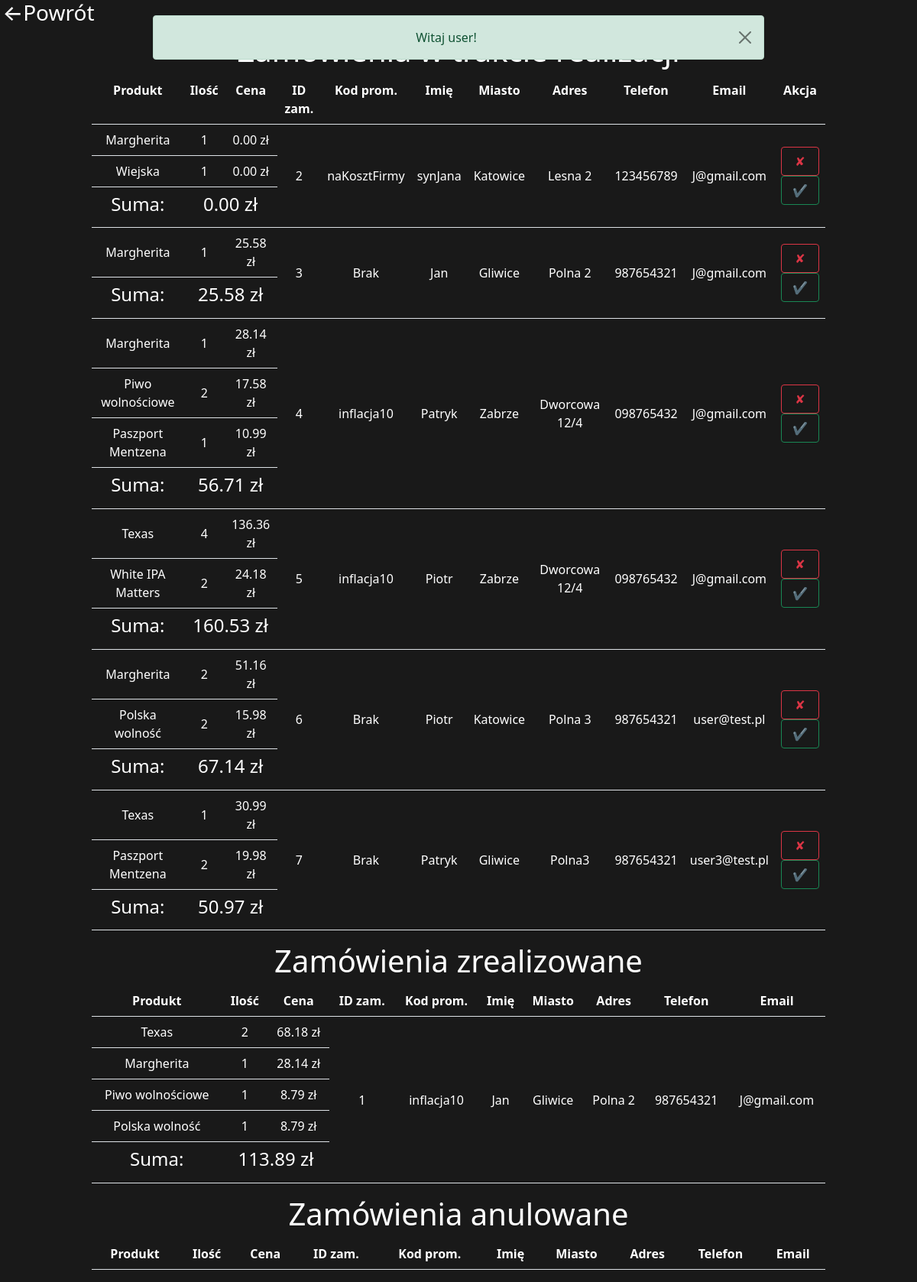
Screenshot of /employee_panel.php (signed in) with the database file from the repository.
### tables this page shows
CREATE TABLE `orders` (
  `idOrders` int(11) NOT NULL,
  `idUser` int(11) NOT NULL,
  `idProduct` int(11) NOT NULL,
  `number` int(3) NOT NULL
);

CREATE TABLE `menu` (
  `id` int(11) NOT NULL,
  `name` varchar(20) NOT NULL,
  `category` enum('Pizza','Piwo') NOT NULL,
  `price` double(6,2) NOT NULL,
  `photo` varchar(40) NOT NULL,
  `description` longtext NOT NULL
);

### paths.php (called while the page is built, shortened)
<?php
$pHome                 = "index.php";
$pEmployeePanelConfirm = "employee_panel_confirm.php";
$pEmployeePanelCancel  = "employee_panel_cancel.php";

### employee_panel.php (the view, shortened to what this page needs)
<!DOCTYPE HTML>
<html>
<head>
  <link href="https://cdn.jsdelivr.net/npm/bootstrap@5.1.3/dist/css/bootstrap.min.css" rel="stylesheet">
</head>
<body>
  <div class='absolute'>
    <?php
    if (isset($_SESSION['general_message'])) {
      echo $_SESSION['general_message'];
    }
    ?>
  </div>
</body>
</html>
<?php
require_once("paths.php");
$dbConnected = true;
if (isset($_SESSION['user_permission']) && ($_SESSION['user_permission'] == "admin" || $_SESSION['user_permission'] == "employee")) {
  if ($dbConnected) {
    $queryProducts = "SELECT o.idOrders, m.name AS pizza, o.number, m.price * o.number * (1 - (d.discount/100)) AS price FROM orders o
        INNER JOIN ordersdetails od ON od.idOrders = o.idOrders
        INNER JOIN menu m ON o.idProduct = m.id
        LEFT OUTER JOIN discounts d ON d.code = od.discountCode
        WHERE od.Status = 'W trakcie realizacji' ORDER BY o.idOrders";
    $queryDetails = "SELECT DISTINCT o.idOrders, od.discountCode, od.name, od.city, od.address, od.phone, u.email FROM ordersdetails od
         INNER JOIN orders o ON od.idOrders = o.idOrders
         INNER JOIN users u ON o.idUser = u.id
         WHERE od.Status = 'W trakcie realizacji' ORDER BY o.idOrders";
    $queryCount = "SELECT idOrders, count(*) AS count FROM orders GROUP BY idOrders";
    try {
      $sth = $dbh->query($queryProducts);
    } catch (Exception $e) {
      $_SESSION['general_message'] = ErrorMessageGenerator("Błąd podczas wykonywania zapytania do bazy danych");
      $_SESSION['general_message'] .= ErrorMessageGenerator($e);
    }
    try {
      $sthCount = $dbh->query($queryCount);
    } catch (Exception $e) {
      $_SESSION['general_message'] = ErrorMessageGenerator("Błąd podczas wykonywania zapytania drugiego do bazy danych");
      $_SESSION['general_message'] .= ErrorMessageGenerator($e);
    }
    try {
      $sthDetails = $dbh->query($queryDetails);
    } catch (Exception $e) {
      $_SESSION['general_message'] = ErrorMessageGenerator("Błąd podczas wykonywania zapytania trzeciego do bazy danych");
      $_SESSION['general_message'] .= ErrorMessageGenerator($e);
    }
    echo "<a href='$pHome' style='text-decoration: none; color: white;'><h3 style='width: 127px;text-align: center;'> ←Powrót</h3></a>";
    echo "<h1 style='text-align: center;'>Zamówienia w trakcie realizacji</h1>";
    echo '<table class="center table " style="width: 80%; margin-left:auto; margin-right:auto">
            <tr>
                <th>Produkt</th>
                <th>Ilość</th>
                <th>Cena</th>
                <th>ID zam.</th>
                <th>Kod prom.</th>
                <th>Imię</th>
                <th>Miasto</th>
                <th>Adres</th>
                <th>Telefon</th>
                <th>Email</th>
                <th>Akcja</th>
            </tr>';
    $arrCount = $sthCount->fetchAll();
    $prevId = -1;
    $sum = 0;
    $i = 1;
    while ($row = $sth->fetch()) {
      $count = 1;
      foreach ($arrCount as $key => $val) {
        if ($val['idOrders'] == $row['idOrders']) {
          $count = $arrCount[$key]['count'] + 1;
          break;
        }
      }
      $price = number_format($row['price'], 2);
      echo "
            <tr >
                <td class='align-middle'>{$row['pizza']}</td>
                <td class='align-middle'>{$row['number']}</td>
                <td class='align-middle'>$price zł</td>
                ";
      $sum += $row['price'];
      if ($prevId != $row['idOrders']) {
        $prevId = $row['idOrders'];
        $rowDetails = $sthDetails->fetch();
        echo "
                <td rowspan='$count'class='align-middle'>{$row['idOrders']}</td>
                <td rowspan='$count'class='align-middle'>{$rowDetails['discountCode']}</td>
                <td rowspan='$count'class='align-middle'>{$rowDetails['name']}</td>
                <td rowspan='$count'class='align-middle'>{$rowDetails['city']}</td>
                <td rowspan='$count'class='align-middle'>{$rowDetails['address']}</td>
                <td rowspan='$count'class='align-middle'>{$rowDetails['phone']}</td>
                <td rowspan='$count'class='align-middle'>{$rowDetails['email']}</td>
                    <td rowspan='$count' class='align-middle'>
                    <form method='post' action='$pEmployeePanelCancel'>
                    <button name='cancel' class='btn btn-outline-danger align-middle' style='width: 50px' type='submit' value='{$row['idOrders']}'>✘</button>
                    </form>
                    <form method='post' action='$pEmployeePanelConfirm'>
                    <button name='confirm' class='btn btn-outline-success align-middle' style='width: 50px' type='submit' value='{$row['idOrders']}'>✔</button>
                    </form>
                    </td>";
      }
      echo "</tr>";
      $i++;
      if ($i == $count) {
        $sum = number_format($sum, 2);
        echo " <td class='align-middle' ><h4>Suma:</h4> </td> ";
        echo " <td colspan='2'class='align-middle' ><h4>$sum zł</h4> </td> ";
        $sum = 0;
        $i = 1;
      }
    }
    echo '</table>';
    $queryProducts = "SELECT o.idOrders, m.name AS pizza, o.number, m.price * o.number * (1 - (d.discount/100)) AS price FROM orders o
        INNER JOIN ordersdetails od ON od.idOrders = o.idOrders
        INNER JOIN menu m ON o.idProduct = m.id
        LEFT OUTER JOIN discounts d ON d.code = od.discountCode
        WHERE od.Status = 'Zrealizowano' ORDER BY o.idOrders";
    $queryDetails = "SELECT DISTINCT o.idOrders, od.discountCode, od.name, od.city, od.address, od.phone, u.email FROM ordersdetails od
         INNER JOIN orders o ON od.idOrders = o.idOrders
         INNER JOIN users u ON o.idUser = u.id
         WHERE od.Status = 'Zrealizowano' ORDER BY o.idOrders";
    try {
      $sth = $dbh->query($queryProducts);
    } catch (Exception $e) {
      $_SESSION['general_message'] = ErrorMessageGenerator("Błąd podczas wykonywania zapytania do bazy danych");
      $_SESSION['general_message'] .= ErrorMessageGenerator($e);
    }
    try {
      $sthDetails = $dbh->query($queryDetails);
    } catch (Exception $e) {
      $_SESSION['general_message'] = ErrorMessageGenerator("Błąd podczas wykonywania zapytania trzeciego do bazy danych");
      $_SESSION['general_message'] .= ErrorMessageGenerator($e);
    }
    echo "<h1 style='text-align: center;'>Zamówienia zrealizowane</h1>";
    echo '<table class="center table " style="width: 80%; margin-left:auto; margin-right:auto">
            <tr>
                <th>Produkt</th>
                <th>Ilość</th>
                <th>Cena</th>
                <th>ID zam.</th>
                <th>Kod prom.</th>
                <th>Imię</th>
                <th>Miasto</th>
                <th>Adres</th>
                <th>Telefon</th>
                <th>Email</th>
            </tr>';
    $prevId = -1;
    $sum = 0;
    $i = 1;
    while ($row = $sth->fetch()) {
      $count = 1;
      foreach ($arrCount as $key => $val) {
        if ($val['idOrders'] == $row['idOrders']) {
          $count = $arrCount[$key]['count'] + 1;
          break;
        }
      }
      $price = number_format($row['price'], 2);
      echo "
            <tr >
                <td class='align-middle'>{$row['pizza']}</td>
                <td class='align-middle'>{$row['number']}</td>
                <td class='align-middle'>$price zł</td>
                ";
      $sum += $row['price'];
      if ($prevId != $row['idOrders']) {
        $prevId = $row['idOrders'];
        $rowDetails = $sthDetails->fetch();
        echo "
                <td rowspan='$count'class='align-middle'>{$row['idOrders']}</td>
                <td rowspan='$count'class='align-middle'>{$rowDetails['discountCode']}</td>
                <td rowspan='$count'class='align-middle'>{$rowDetails['name']}</td>
                <td rowspan='$count'class='align-middle'>{$rowDetails['city']}</td>
                <td rowspan='$count'class='align-middle'>{$rowDetails['address']}</td>
                <td rowspan='$count'class='align-middle'>{$rowDetails['phone']}</td>
                <td rowspan='$count'class='align-middle'>{$rowDetails['email']}</td>
";
      }
      echo "</tr>";
      $i++;
      if ($i == $count) {
        $sum = number_format($sum, 2);
        echo " <td class='align-middle' ><h4>Suma:</h4> </td> ";
        echo " <td colspan='2'class='align-middle' ><h4>$sum zł</h4> </td> ";
        $sum = 0;
        $i = 1;
      }
    }
    echo '</table>';
    echo "<h1 style='text-align: center;'>Zamówienia anulowane</h1>";
    echo '<table class="center table " style="width: 80%; margin-left:auto; margin-right:auto">
            <tr>
                <th>Produkt</th>
                <th>Ilość</th>
                <th>Cena</th>
                <th>ID zam.</th>
                <th>Kod prom.</th>
                <th>Imię</th>
                <th>Miasto</th>
                <th>Adres</th>
                <th>Telefon</th>
                <th>Email</th>
            </tr>';
    echo '</table>';
  } else {
    header("Location: $pHome");
  }
} else {
  header("Location: $pHome");
}
?>

### employee_panel.php (style rules this page uses)
body { background-color: rgba(0, 0, 0, 0.90) !important; color: white !important; }
table tr td { color: white !important; }
.center { color: white !important; text-align: center; }
.absolute { width: 80%; max-width: 800px; position: absolute; margin-left: auto; margin-right: auto; margin-top: 20px; left: 0; right: 0; text-align: center; }
.table>tbody>tr>td { vertical-align: middle; }

### rows the page displays
orders: menu.name "Margherita", number "1", price "0.00", idOrders "2", discountCode "naKosztFirmy", name "synJana", city "Katowice", address "Lesna 2", phone "123456789", email "J@gmail.com"
orders: menu.name "Wiejska", number "1", price "0.00", sum "0.00"
orders: menu.name "Margherita", number "1", price "25.58", idOrders "3", discountCode "Brak", name "Jan", city "Gliwice", address "Polna 2", phone "987654321", email "J@gmail.com", sum "25.58"
orders: menu.name "Margherita", number "1", price "28.14", idOrders "4", discountCode "inflacja10", name "Patryk", city "Zabrze", address "Dworcowa 12/4", phone "098765432", email "J@gmail.com"
orders: menu.name "Piwo wolnościowe", number "2", price "17.58"
orders: menu.name "Paszport Mentzena", number "1", price "10.99", sum "56.71"
orders: menu.name "Texas", number "4", price "136.36", idOrders "5", discountCode "inflacja10", name "Piotr", city "Zabrze", address "Dworcowa 12/4", phone "098765432", email "J@gmail.com"
orders: menu.name "White IPA Matters", number "2", price "24.18", sum "160.53"
orders: menu.name "Margherita", number "2", price "51.16", idOrders "6", discountCode "Brak", name "Piotr", city "Katowice", address "Polna 3", phone "987654321", email "user@test.pl"
orders: menu.name "Polska wolność", number "2", price "15.98", sum "67.14"
orders: menu.name "Texas", number "1", price "30.99", idOrders "7", discountCode "Brak", name "Patryk", city "Gliwice", address "Polna3", phone "987654321", email "user3@test.pl"
orders: menu.name "Paszport Mentzena", number "2", price "19.98", sum "50.97"
orders: menu.name "Texas", number "2", price "68.18", idOrders "1", discountCode "inflacja10", name "Jan", city "Gliwice", address "Polna 2", phone "987654321", email "J@gmail.com"
orders: menu.name "Margherita", number "1", price "28.14"
orders: menu.name "Piwo wolnościowe", number "1", price "8.79"
orders: menu.name "Polska wolność", number "1", price "8.79", sum "113.89"

### other values shown
$_SESSION['general_message'] "Witaj user!"
